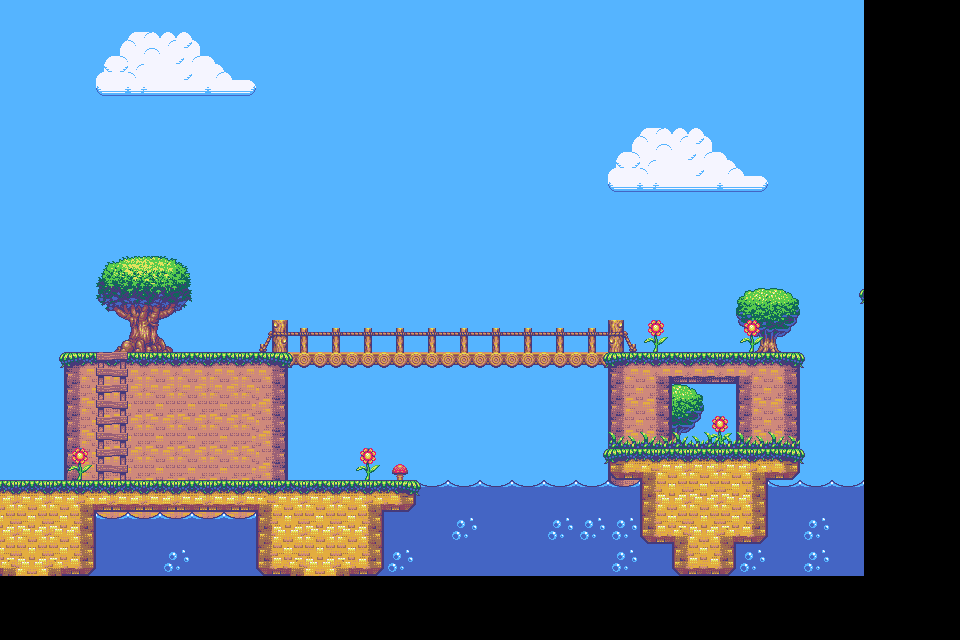

A 2D game scene composited from a Tiled map and its tileset images. What follows is a short description and the map's XML, with every tile layer's data as written:
An orthogonal 30x20 tile map with 32x32 px tiles, 4 tile layers (Background, CloudLayer, Foreground, Foreground Decor) and 5 objects (spawnPoint, exitPoint).

<map version="1.9" tiledversion="1.9.2" orientation="orthogonal" renderorder="right-down" width="30" height="20" tilewidth="32" tileheight="32" infinite="0" nextlayerid="8" nextobjectid="6">
 <tileset firstgid="1" name="TileKit" tilewidth="32" tileheight="32" tilecount="228" columns="12">
  <image source="TileKit.png" width="384" height="608" />
 </tileset>
 <layer id="2" name="Background" width="30" height="20">
  <data encoding="csv">
32,32,32,32,32,32,32,32,32,32,32,32,32,32,32,32,32,32,32,32,32,32,32,32,32,32,32,0,0,0,
32,32,32,32,32,32,32,32,32,32,32,32,32,32,32,32,32,32,32,32,32,32,32,32,32,32,32,0,0,0,
32,32,32,32,32,32,32,32,32,32,32,32,32,32,32,32,32,32,32,32,32,32,32,32,32,32,32,0,0,0,
32,32,32,32,32,32,32,32,32,32,32,32,32,32,32,32,32,32,32,32,32,32,32,32,32,32,32,0,0,0,
32,32,32,32,32,32,32,32,32,32,32,32,32,32,32,32,32,32,32,32,32,32,32,32,32,32,32,0,0,0,
32,32,32,32,32,32,32,32,32,32,32,32,32,32,32,32,32,32,32,32,32,32,32,32,32,32,32,0,0,0,
32,32,32,32,32,32,32,32,32,32,32,32,32,32,32,32,32,32,32,32,32,32,32,32,32,32,32,0,0,0,
32,32,32,32,32,32,32,32,32,32,32,32,32,32,32,32,32,32,32,32,32,32,32,32,32,32,32,0,0,0,
32,32,32,32,32,32,32,32,32,32,32,32,32,32,32,32,32,32,32,32,32,32,32,32,32,32,32,0,0,0,
32,32,32,32,32,32,32,32,32,32,32,32,32,32,32,32,32,32,32,32,32,32,32,32,32,32,32,0,0,0,
32,32,32,32,32,32,32,32,32,32,32,32,32,32,32,32,32,32,32,32,32,32,32,32,32,32,32,0,0,0,
32,32,68,53,54,53,53,54,69,32,32,32,32,32,32,32,32,32,32,0,0,0,0,0,0,32,32,0,0,0,
32,32,64,65,66,66,65,65,67,32,32,32,32,32,32,32,32,32,32,0,0,32,32,0,0,32,32,0,0,0,
32,32,64,65,65,66,65,65,67,32,32,32,32,32,32,32,32,32,32,0,0,32,32,0,0,32,32,0,0,0,
32,32,64,65,65,66,65,65,67,32,32,32,32,32,32,32,32,32,32,64,0,0,0,0,32,32,32,0,0,0,
0,0,0,65,65,66,65,65,0,0,0,0,135,135,135,135,135,135,135,64,0,0,0,0,135,135,135,0,0,0,
0,0,0,65,65,66,65,65,0,0,0,0,147,147,146,147,147,146,146,146,147,0,0,147,147,146,147,0,0,0,
0,0,147,65,65,66,65,65,147,0,0,146,146,147,147,147,147,147,147,146,147,147,146,146,147,146,147,0,0,0,
0,0,0,0,0,0,0,0,0,0,0,0,0,0,0,0,0,0,0,0,0,0,0,0,0,0,0,0,0,0,
0,0,0,0,0,0,0,0,0,0,0,0,0,0,0,0,0,0,0,0,0,0,0,0,0,0,0,0,0,0
</data>
 </layer>
 <layer id="3" name="CloudLayer" width="30" height="20">
  <data encoding="csv">
0,0,0,0,0,0,0,0,0,0,0,0,0,0,0,0,0,0,0,0,0,0,0,0,0,0,0,0,0,0,
0,0,0,206,207,208,209,0,0,0,0,0,0,0,0,0,0,0,0,0,0,0,0,0,0,0,0,0,0,0,
0,0,0,218,219,220,221,222,0,0,0,0,0,0,0,0,0,0,0,0,0,0,0,0,0,0,0,0,0,0,
0,0,0,0,0,0,0,0,0,0,0,0,0,0,0,0,0,0,0,0,0,0,0,0,0,0,0,0,0,0,
0,0,0,0,0,0,0,0,0,0,0,0,0,0,0,0,0,0,0,206,207,208,209,0,0,0,0,0,0,0,
0,0,0,0,0,0,0,0,0,0,0,0,0,0,0,0,0,0,0,218,219,220,221,222,0,0,0,0,0,0,
0,0,0,0,0,0,0,0,0,0,0,0,0,0,0,0,0,0,0,0,0,0,0,0,0,0,0,0,0,0,
0,0,0,0,0,0,0,0,0,0,0,0,0,0,0,0,0,0,0,0,0,0,0,0,0,0,0,0,0,0,
0,0,0,0,0,0,0,0,0,0,0,0,0,0,0,0,0,0,0,0,0,0,0,0,0,0,0,0,0,0,
0,0,0,0,0,0,0,0,0,0,0,0,0,0,0,0,0,0,0,0,0,0,0,0,0,0,0,0,0,0,
0,0,0,0,0,0,0,0,0,0,0,0,0,0,0,0,0,0,0,0,0,0,0,0,0,0,0,0,0,0,
0,0,0,0,0,0,0,0,0,0,0,0,0,0,0,0,0,0,0,0,0,0,0,0,0,0,0,0,0,0,
0,0,0,0,0,0,0,0,0,0,0,0,0,0,0,0,0,0,0,0,0,0,0,0,0,0,0,0,0,0,
0,0,0,0,0,0,0,0,0,0,0,0,0,0,0,0,0,0,0,0,0,0,0,0,0,0,0,0,0,0,
0,0,0,0,0,0,0,0,0,0,0,0,0,0,0,0,0,0,0,0,0,0,0,0,0,0,0,0,0,0,
0,0,0,0,0,0,0,0,0,0,0,0,0,0,0,0,0,0,0,0,0,0,0,0,0,0,0,0,0,0,
0,0,0,0,0,0,0,0,0,0,0,0,0,0,0,0,0,0,0,0,0,0,0,0,0,0,0,0,0,0,
0,0,0,0,0,0,0,0,0,0,0,0,0,0,0,0,0,0,0,0,0,0,0,0,0,0,0,0,0,0,
0,0,0,0,0,0,0,0,0,0,0,0,0,0,0,0,0,0,0,0,0,0,0,0,0,0,0,0,0,0,
0,0,0,0,0,0,0,0,0,0,0,0,0,0,0,0,0,0,0,0,0,0,0,0,0,0,0,0,0,0
</data>
 </layer>
 <layer id="4" name="Foreground" width="30" height="20">
  <data encoding="csv">
0,0,0,0,0,0,0,0,0,0,0,0,0,0,0,0,0,0,0,0,0,0,0,0,0,0,0,0,0,0,
0,0,0,0,0,0,0,0,0,0,0,0,0,0,0,0,0,0,0,0,0,0,0,0,0,0,0,0,0,0,
0,0,0,0,0,0,0,0,0,0,0,0,0,0,0,0,0,0,0,0,0,0,0,0,0,0,0,0,0,0,
0,0,0,0,0,0,0,0,0,0,0,0,0,0,0,0,0,0,0,0,0,0,0,0,0,0,0,0,0,0,
0,0,0,0,0,0,0,0,0,0,0,0,0,0,0,0,0,0,0,0,0,0,0,0,0,0,0,0,0,0,
0,0,0,0,0,0,0,0,0,0,0,0,0,0,0,0,0,0,0,0,0,0,0,0,0,0,0,0,0,0,
0,0,0,0,0,0,0,0,0,0,0,0,0,0,0,0,0,0,0,0,0,0,0,0,0,0,0,0,0,0,
0,0,0,0,0,0,0,0,0,0,0,0,0,0,0,0,0,0,0,0,0,0,0,0,0,0,0,0,0,0,
0,0,0,162,163,164,0,0,0,0,0,0,0,0,0,0,0,0,0,0,0,0,0,0,0,0,0,0,0,0,
0,0,0,174,175,176,0,0,0,0,0,0,0,0,0,0,0,0,0,0,0,0,0,172,173,0,2,0,0,0,
0,0,0,186,187,188,0,0,98,0,100,101,0,0,0,0,0,103,0,105,194,0,0,184,185,0,0,0,0,0,
0,50,0,136,0,0,0,0,110,118,118,118,118,118,118,118,118,118,118,68,55,81,81,52,69,57,0,0,0,0,
0,0,0,148,0,0,0,0,122,0,0,0,0,0,0,0,0,0,0,64,67,173,0,64,67,0,0,0,0,0,
0,0,0,136,0,0,0,0,0,0,0,0,0,0,0,0,0,0,0,64,67,185,194,64,67,0,0,0,0,0,
0,0,194,148,0,0,0,0,0,0,0,194,0,0,0,0,0,0,2,3,4,5,6,7,8,9,0,0,0,0,
5,6,7,10,10,10,10,10,4,5,6,7,8,9,0,0,0,0,0,134,16,17,18,19,0,0,0,0,0,0,
17,18,19,134,134,134,134,134,16,17,18,19,0,0,0,0,0,0,0,0,28,29,30,31,0,0,0,0,0,0,
29,30,31,147,147,146,147,147,28,29,30,31,0,0,0,0,0,0,0,0,0,41,42,0,0,0,0,0,0,0,
0,0,0,0,0,0,0,0,0,0,0,0,0,0,0,0,0,0,0,0,0,0,0,0,0,0,0,0,0,0,
0,0,0,0,0,0,0,0,0,0,0,0,0,0,0,0,0,0,0,0,0,0,0,0,0,0,0,0,0,0
</data>
 </layer>
 <layer id="5" name="Foreground Decor" width="30" height="20">
  <data encoding="csv">
0,0,0,0,0,0,0,0,0,0,0,0,0,0,0,0,0,0,0,0,0,0,0,0,0,0,0,0,0,0,
0,0,0,0,0,0,0,0,0,0,0,0,0,0,0,0,0,0,0,0,0,0,0,0,0,0,0,0,0,0,
0,0,0,0,0,0,0,0,0,0,0,0,0,0,0,0,0,0,0,0,0,0,0,0,0,0,0,0,0,0,
0,0,0,0,0,0,0,0,0,0,0,0,0,0,0,0,0,0,0,0,0,0,0,0,0,0,0,0,0,0,
0,0,0,0,0,0,0,0,0,0,0,0,0,0,0,0,0,0,0,0,0,0,0,0,0,0,0,0,0,0,
0,0,0,0,0,0,0,0,0,0,0,0,0,0,0,0,0,0,0,0,0,0,0,0,0,0,0,0,0,0,
0,0,0,0,0,0,0,0,0,0,0,0,0,0,0,0,0,0,0,0,0,0,0,0,0,0,0,0,0,0,
0,0,0,0,0,0,0,0,0,0,0,0,0,0,0,0,0,0,0,0,0,0,0,0,0,0,0,0,0,0,
0,0,0,0,0,0,0,0,0,0,0,0,0,0,0,0,0,0,0,0,0,0,0,0,0,0,0,0,0,0,
0,0,0,0,0,0,0,0,0,0,0,0,0,0,0,0,0,0,0,0,0,0,0,0,0,0,0,0,0,0,
0,0,0,0,0,0,0,0,0,106,106,106,106,106,106,106,106,106,106,0,0,0,0,194,0,0,0,0,0,0,
0,0,0,0,0,0,0,0,0,57,0,0,0,0,0,0,0,0,50,0,0,0,0,0,0,0,0,0,0,0,
0,0,0,0,0,0,0,0,0,0,0,0,0,0,0,0,0,0,0,0,0,0,0,0,0,0,0,0,0,0,
0,0,0,0,0,0,0,0,0,0,0,0,0,0,0,0,0,0,0,182,182,182,182,182,182,0,0,0,0,0,
0,0,0,0,0,0,0,0,0,0,0,0,195,0,0,0,0,0,0,0,0,0,0,0,0,0,0,0,0,0,
0,0,0,0,0,0,0,0,0,0,0,0,0,0,0,0,0,0,0,0,0,0,0,0,0,0,0,0,0,0,
0,0,0,0,0,0,0,0,0,0,0,0,0,0,0,0,0,0,0,0,0,0,0,0,0,0,0,0,0,0,
0,0,0,0,0,0,0,0,0,0,0,0,0,0,0,0,0,0,0,0,0,0,0,0,0,0,0,0,0,0,
0,0,0,0,0,0,0,0,0,0,0,0,0,0,0,0,0,0,0,0,0,0,0,0,0,0,0,0,0,0,
0,0,0,0,0,0,0,0,0,0,0,0,0,0,0,0,0,0,0,0,0,0,0,0,0,0,0,0,0,0
</data>
 </layer>
 <objectgroup id="6" name="MapCollisions">
  <object id="1" x="0" y="480" width="96" height="96" />
  <object id="2" x="96" y="480" width="320" height="32" />
  <object id="3" x="256" y="512" width="128" height="64" />
 </objectgroup>
 <objectgroup id="7" name="Meta">
  <object id="4" name="spawnPoint" x="69" y="366">
   <point />
  </object>
  <object id="5" name="exitPoint" x="371" y="447">
   <point />
  </object>
 </objectgroup>
</map>